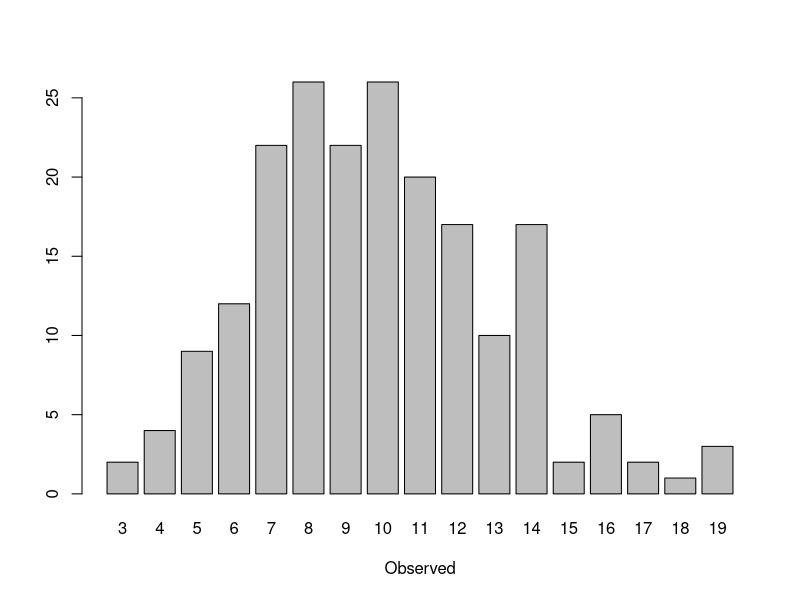

This figure's R source:
## ----------------------------------------------------------------------
## Author   : Josep Vela - <jv@actioadfuturum.com>
## Subject  : Test R from Emacs
## ----------------------------------------------------------------------

x <- rpois(200, lambda=10)

xtab <- table(x)

barplot(xtab, xlab = "Observed")

## help URLs
## http://www.stat.cmu.edu/~hseltman/Rclass/R1.R
## http://www.rexamples.com/11/Filtering%20data
## http://google-styleguide.googlecode.com/svn/trunk/Rguide.xml

## tst GIT and push
